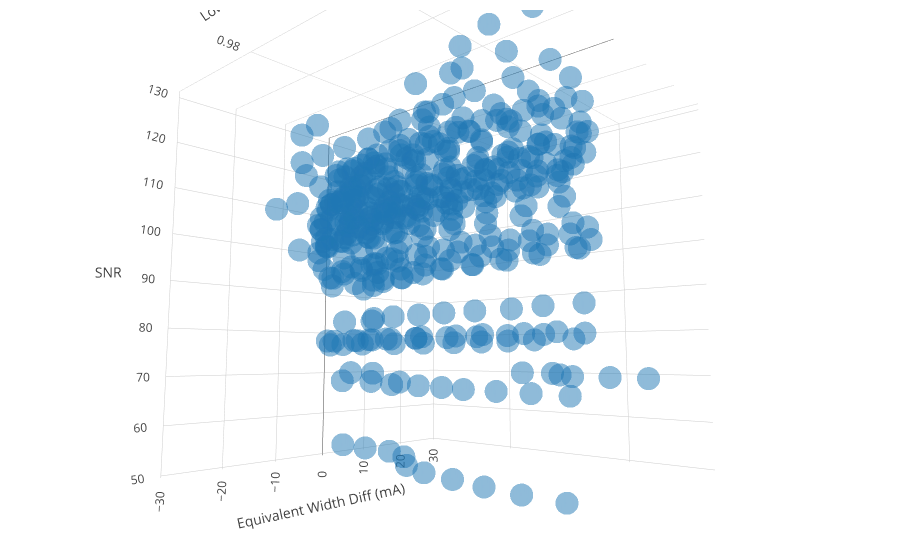

Notebook code for this chart:
### Code cell
# Find optimal lowercut value
write_out = False
plot = True

with open(outputs[0]) as jsonfile:
    jsondata = json.load(jsonfile)
    key = list(jsondata.keys())[2]
    lowcuts = [cut for cut,ew in jsondata[key]]
    line_list = list(jsondata.keys())
    line_list = np.array(sorted(np.array(line_list).astype(float))).astype(str)

if write_out:
    f_out = open("as.txt","w")
solns_dev = []
closest_dev = []
closest_pdiffs = []

line_dict = {}
for line in line_list[0:1]:
    pdiff_all = []
    lowercut_all = []
    snr_all = []
    pdiff_iso = []
    snr_iso = []
    for i in range(len(outputs)):
        if 'ngc2204_3321red' in outputs[i]:
            pass
        clust, star = outputs[i].split("/")[-1].split("_")[0:2]
        star = star[0:-3]
        #print(clust, star)
        idx = snr_dict[clust].index[snr_dict[clust]['Star'] == int(star)].tolist()
        snr = float(snr_dict[clust].loc[idx]['S/N'])
        #print(snr)

        with open(outputs[i]) as jsonfile, open(by_hand[i]) as ewfile:
            
            jsondata = json.load(jsonfile)
            handdata = pd.read_csv(ewfile, delim_whitespace = True, header = None)[[0,4]]
            hand_dict = dict(zip([str(i) for i in handdata[0].tolist()], handdata[4].tolist()))
            key = line
            lowercut = [cut for cut,ew in jsondata[key]]
            ew_meas = [ew for cut,ew in jsondata[key]]
            #print(outputs[i])
            #print(ew_meas)
            #print(hand_dict[key])
            
            label = disp_df['JSON File'][i].split('/')[-1].split('.')[0]
            if hand_dict[key] == 0:
                continue
            if len(lowercut) < len_range:
                continue
            
            ew_pdiff = ((np.array(ew_meas)-hand_dict[key])/hand_dict[key]) * 100
            ew_absdiff = np.array(ew_meas) - hand_dict[key]
            #plt.plot(lowercut,ew_pdiff,'.',color='k')
            #print(pdiff_all, list(ew_absdiff))
            #print(hand_dict[key])
            pdiff_all = pdiff_all+list(ew_absdiff)
            lowercut_all = lowercut_all + lowercut
            snr_all = snr_all + [snr]*len(ew_absdiff)
            pdiff_iso = pdiff_iso + [ew_absdiff[8]]
            snr_iso = snr_iso + [snr]
            
    trace1 = go.Scatter3d(x=pdiff_all,y=lowercut_all,z=snr_all,
                          mode='markers',opacity=0.5) 

    
    data = [trace1]
    layout = go.Layout(scene = dict(xaxis = dict(title='Equivalent Width Diff (mA)', range = [-30,30]),yaxis = dict(title='Lowercut'),zaxis = dict(title='SNR'),),width=700,margin=dict(r=20, b=10, l=10, t=10))
    fig = go.Figure(data=data, layout=layout)
    iplot(fig, filename = 'snr_lowercut')

### Figure 1 — Plotly figure (JSON) as saved in the notebook; plotly's stock layout.template omitted (floating-point values rounded to 4 significant figures; data arrays with more than 128 entries replaced by an {"elided": "..."} marker saying what was removed)
{"data": [{"mode": "markers", "opacity": 0.5, "type": "scatter3d", "x": {"elided": "430 float values"}, "y": {"elided": "430 float values"}, "z": {"elided": "430 int values"}}], "layout": {"autosize": true, "margin": {"b": 10, "l": 10, "r": 20, "t": 10}, "scene": {"aspectmode": "auto", "aspectratio": {"x": 1, "y": 1, "z": 1}, "camera": {"center": {"x": 0, "y": 0, "z": 0}, "eye": {"x": -1.278, "y": -1.132, "z": -0.1985}, "up": {"x": 0.00743, "y": 0.001885, "z": 1.0}}, "xaxis": {"range": [-30, 30], "title": "Equivalent Width Diff (mA)", "type": "linear"}, "yaxis": {"title": "Lowercut", "type": "linear"}, "zaxis": {"title": "SNR", "type": "linear"}}}}
